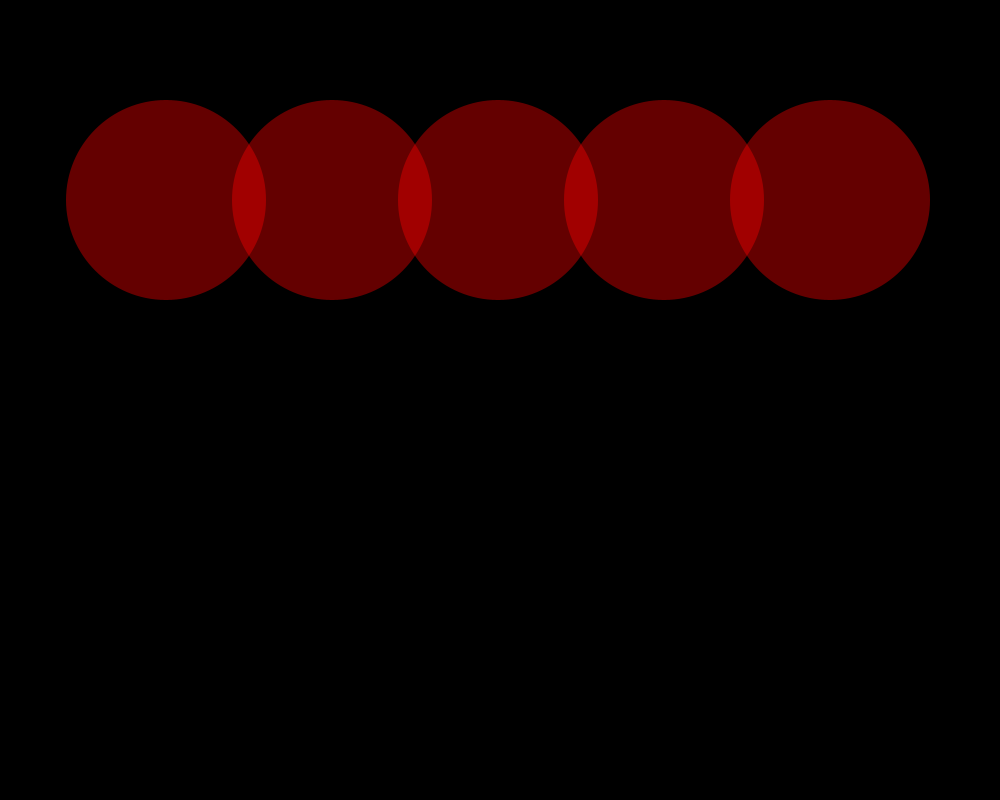
Frame 1 (no input)
Frame 60 (the mouse pressed at the canvas centre just before this capture): identical to frame 1, image omitted
Frame 120 (the mouse held since frame 60 and released just before this capture): identical to frame 1, image omitted

The Processing sketch that drew this single still picture (run headless with seeded random() and noise(); from frame 60 on, the mouse is pressed at the canvas centre):

// Processing sketch: Simple_Draw_Alpha
// ── Simple_Draw_Alpha.pde
/*
  Simple_Draw
  Written by Scott Kildall
  September 2017
  
  Draws some simple shapes
*/


//-- do any sort of setup functions here
void setup() {
  size(1000,800);
  rectMode(CENTER);
  noStroke();
}

void draw() {
  //-- draw background elements
  // Background of 0 = back, background of 255 = white
  background(0);
  
  //-- Fill
  //-- Draws a row of circles, use alpha channel
  fill(255,0,0,100);        // fill color
  drawRowCircles(5, 200, 200);
}

 
 // draw a row of squares
 void drawRowCircles(int num, int h, int edgeSize) {
   //-- like white space between framed pictures
   int spaceBetween = width/(num +1);
   
   for( int i = 0; i < num; i++ )   {
     ellipse( spaceBetween * (i+1), h, edgeSize, edgeSize );
   }
 }
 
